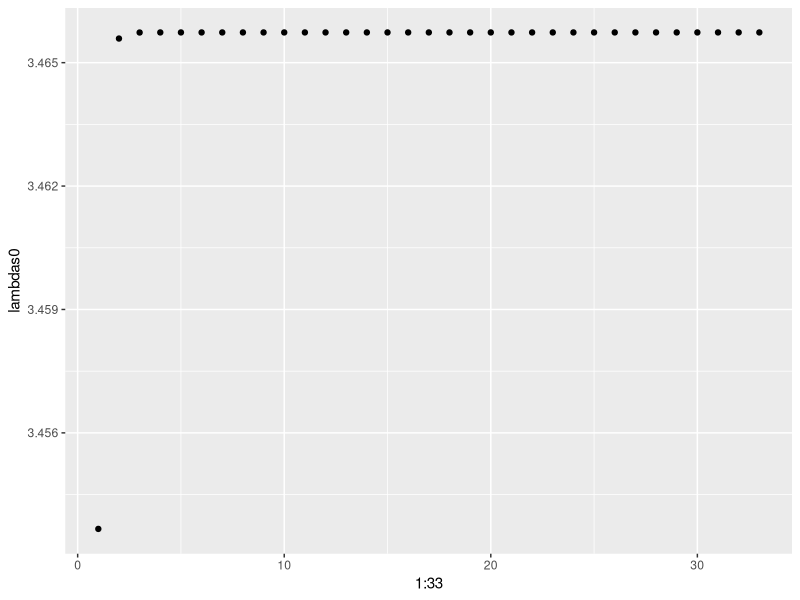
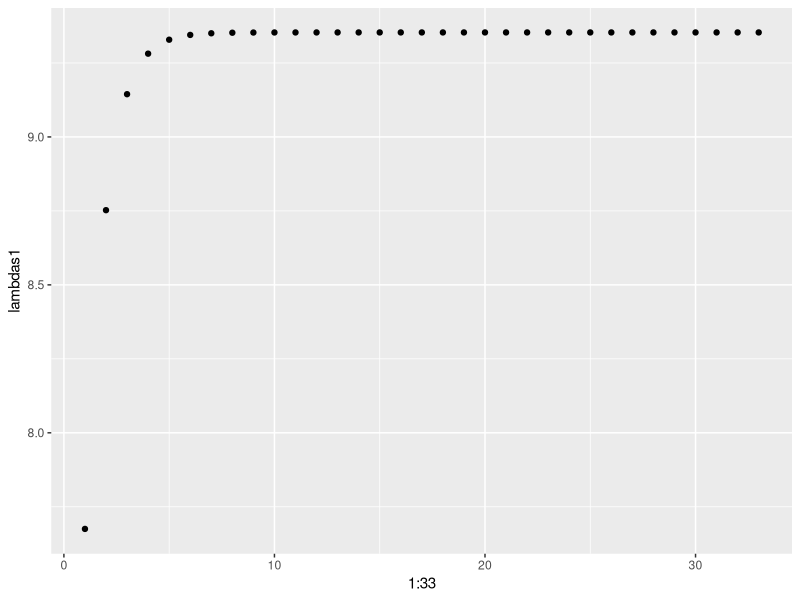

Here is the R script that generated these plots, in order:
## ---- chunk 1
library(knitr)
knitr::opts_chunk$set(
  echo = T, tidy=T, message=F, warning=F,
  strip.white=F,
  prompt=F,
  cache=T,
  root.dir = "./Exe3bsm",
  size="scriptsize",
  fig.width=7, 
  fig.height=5, 
  fig.align = "center"
)
## ---- chunk 2
if (F){
  setwd("C:/Users/chris/OneDrive/Documents/Fysmat/8 Semester V2022/Ber. Stat. Met/TMA4300/Exe3bsm/")
  options(error=recover)
  options(error=NULL)
}
## ---- chunk 3
library(knitr)
library(kableExtra)
## ---- chunk 4
u<-read.csv("./additionalFiles/u.txt", header=FALSE)
z<-read.csv("./additionalFiles/z.txt", header=FALSE)
## ---- chunk 5
cond_expectation <- function(lambda0, lambda1,lambda0t,lambda1t, u, z)
{
  n=length(u)
  exp=n*(log(lambda0)+log(lambda1))-(lambda0*sum(u*z+(1-u)*(1/lambda0t-(z)/(exp(lambda0t*z)-1))))-(lambda1*sum(u*z+(1-u)*(1/lambda1t-(z)/(exp(lambda1t*z)-1))))
return(exp)
}
## ---- chunk 6
M_step<- function(lam0,lam1,u,z)
{
  n = 200
  lambda0next= n/sum(u*z + (1 - u)*(1/lam0 - z/(exp(lam0*z) - 1)))
  lambda1next=  n / sum((1 - u)*z + u*(1/lam1 - z/(exp(lam1*z) - 1)))

  return(c(lambda0next,lambda1next))
}
## ---- chunk 7
EM_algorithm<- function(lambda,u,z, epsilon=10e-15)
{
  lambda0=lambda[1]
  lambda1=lambda[2]
  lambda=c(lambda0,lambda1)
  list0<-c()
  list1<-c()
  for (i in 1:300) {
    lambda0t=M_step(lambda0,lambda1,u,z)[1]
    lambda1t=M_step(lambda0,lambda1,u,z)[2]
    lambdat=c(lambda0t,lambda1t)
    list0<-c(list0,lambda0t)
    list1<-c(list1,lambda1t)
    norm=norm(lambdat-lambda, type="2")
    lambda0=lambda0t
    lambda1=lambda1t
    lambda=c(lambda0t,lambda1t)
    if(norm<epsilon)
    {
      break
    }
}
  return(list(lambdas0=list0, lambdas1=list1))
}

#The estimated MLEs of lambda0 and lambda1
lambdas<-EM_algorithm(c(2.5,5),u,z)
lambdas0=lambdas$lambdas0
lambdas1=lambdas$lambdas1
MLE_lambda0=lambdas0[length(lambdas0)]
MLE_lambda1=lambdas1[length(lambdas1)]
## ---- chunk 8
MLE_lambda0
MLE_lambda1
## ---- chunk 9
library(ggplot2)
lambdas=data.frame(lambdas)
ggplot(data=lambdas)+
  geom_point(mapping=aes(x=1:33,y=lambdas0))

ggplot(data=lambdas)+
  geom_point(mapping=aes(x=1:33,y=lambdas1))
## ---- chunk 10
B = 200 # Seldom needed more samples
n = length(u$V1) # length of lambdas0 from EM
t = length(lambdas$lambdas0)

set.seed(420)
lambda.T = matrix(nrow = B, ncol = 2)
for (i in 1:B){
  # browser()
  Bs = sample(n, n, replace = TRUE)
  lt = EM_algorithm(c(2.5,5),u$V1[Bs],z$V1[Bs])
  lambda.T[i,] = cbind(lt$lambdas0[length(lt$lambdas0)],
                       lt$lambdas1[length(lt$lambdas1)])
}

mu.boot = apply(lambda.T, 2, mean)
l.var.boot = var(lambda.T)
var.boot = sqrt(diag(l.var.boot))
bias.boot = mu.boot - c(lambdas$lambdas0[length(lambdas$lambdas0)],
                        lambdas$lambdas1[length(lambdas$lambdas1)])
var.boot
bias.boot
sd(lambda.T)
cor(lambda.T)
## ---- chunk 11
var.boot
## ---- chunk 12
# Find the z-values where u=0 and where u=1

z_0=z[u==0]
z_1=z[u==1]

l<-function(lambdas)
{
  ll <- sum(log(lambdas[2] * exp(-lambdas[2]*z_0) * (1 - exp(-lambdas[1]*z_0)))) +
sum(log(lambdas[1] * exp(-lambdas[1]*z_1) * (1 - exp(-lambdas[2]*z_1))))
  return(-ll)
}

lambdas=optim(par=c(1,1), fn=l)$par
